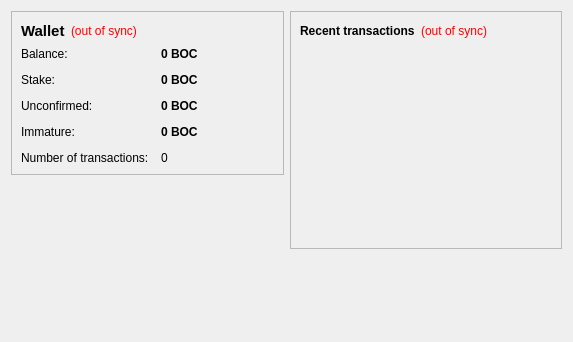
<?xml version="1.0" encoding="UTF-8"?>
<ui version="4.0">
 <class>OverviewPage</class>
 <widget class="QWidget" name="OverviewPage">
  <property name="geometry">
   <rect>
    <x>0</x>
    <y>0</y>
    <width>573</width>
    <height>342</height>
   </rect>
  </property>
  <property name="windowTitle">
   <string>Form</string>
  </property>
  <layout class="QHBoxLayout" name="horizontalLayout" stretch="1,1">
   <item>
    <layout class="QVBoxLayout" name="verticalLayout_2">
     <item>
      <widget class="QFrame" name="frame">
       <property name="frameShape">
        <enum>QFrame::StyledPanel</enum>
       </property>
       <property name="frameShadow">
        <enum>QFrame::Raised</enum>
       </property>
       <layout class="QVBoxLayout" name="verticalLayout_4">
        <item>
         <layout class="QHBoxLayout" name="horizontalLayout_4">
          <item>
           <widget class="QLabel" name="label_5">
            <property name="font">
             <font>
              <pointsize>11</pointsize>
              <weight>75</weight>
              <bold>true</bold>
             </font>
            </property>
            <property name="text">
             <string>Wallet</string>
            </property>
           </widget>
          </item>
          <item>
           <widget class="QLabel" name="labelWalletStatus">
            <property name="toolTip">
             <string>The displayed information may be out of date. Your wallet automatically synchronizes with the Guinea network after a connection is established, but this process has not completed yet.</string>
            </property>
            <property name="styleSheet">
             <string notr="true">QLabel { color: red; }</string>
            </property>
            <property name="text">
             <string notr="true">(out of sync)</string>
            </property>
            <property name="alignment">
             <set>Qt::AlignLeading|Qt::AlignLeft|Qt::AlignVCenter</set>
            </property>
           </widget>
          </item>
          <item>
           <spacer name="horizontalSpacer_2">
            <property name="orientation">
             <enum>Qt::Horizontal</enum>
            </property>
            <property name="sizeHint" stdset="0">
             <size>
              <width>40</width>
              <height>20</height>
             </size>
            </property>
           </spacer>
          </item>
         </layout>
        </item>
        <item>
         <layout class="QFormLayout" name="formLayout_2">
          <property name="fieldGrowthPolicy">
           <enum>QFormLayout::AllNonFixedFieldsGrow</enum>
          </property>
          <property name="horizontalSpacing">
           <number>12</number>
          </property>
          <property name="verticalSpacing">
           <number>12</number>
          </property>
          <item row="0" column="0">
           <widget class="QLabel" name="label">
            <property name="text">
             <string>Balance:</string>
            </property>
           </widget>
          </item>
          <item row="0" column="1">
           <widget class="QLabel" name="labelBalance">
            <property name="font">
             <font>
              <weight>75</weight>
              <bold>true</bold>
             </font>
            </property>
            <property name="cursor">
             <cursorShape>IBeamCursor</cursorShape>
            </property>
            <property name="toolTip">
             <string>Your current balance</string>
            </property>
            <property name="text">
             <string notr="true">0 BOC</string>
            </property>
            <property name="textInteractionFlags">
             <set>Qt::LinksAccessibleByMouse|Qt::TextSelectableByKeyboard|Qt::TextSelectableByMouse</set>
            </property>
           </widget>
          </item>
          <item row="1" column="0">
           <widget class="QLabel" name="label_6">
            <property name="text">
             <string>Stake:</string>
            </property>
           </widget>
          </item>
          <item row="1" column="1">
           <widget class="QLabel" name="labelStake">
            <property name="font">
             <font>
              <weight>75</weight>
              <bold>true</bold>
             </font>
            </property>
            <property name="cursor">
             <cursorShape>IBeamCursor</cursorShape>
            </property>
            <property name="toolTip">
             <string>Total of coins that was staked, and do not yet count toward the current balance</string>
            </property>
            <property name="text">
             <string notr="true">0 BOC</string>
            </property>
            <property name="textInteractionFlags">
             <set>Qt::LinksAccessibleByMouse|Qt::TextSelectableByKeyboard|Qt::TextSelectableByMouse</set>
            </property>
           </widget>
          </item>
          <item row="2" column="0">
           <widget class="QLabel" name="label_3">
            <property name="text">
             <string>Unconfirmed:</string>
            </property>
           </widget>
          </item>
          <item row="2" column="1">
           <widget class="QLabel" name="labelUnconfirmed">
            <property name="font">
             <font>
              <weight>75</weight>
              <bold>true</bold>
             </font>
            </property>
            <property name="cursor">
             <cursorShape>IBeamCursor</cursorShape>
            </property>
            <property name="toolTip">
             <string>Total of transactions that have yet to be confirmed, and do not yet count toward the current balance</string>
            </property>
            <property name="text">
             <string notr="true">0 BOC</string>
            </property>
            <property name="textInteractionFlags">
             <set>Qt::LinksAccessibleByMouse|Qt::TextSelectableByKeyboard|Qt::TextSelectableByMouse</set>
            </property>
           </widget>
          </item>
          <item row="3" column="0">
           <widget class="QLabel" name="labelImmatureText">
            <property name="text">
             <string>Immature:</string>
            </property>
           </widget>
          </item>
          <item row="3" column="1">
           <widget class="QLabel" name="labelImmature">
            <property name="font">
             <font>
              <weight>75</weight>
              <bold>true</bold>
             </font>
            </property>
            <property name="toolTip">
             <string>Mined balance that has not yet matured</string>
            </property>
            <property name="text">
             <string notr="true">0 BOC</string>
            </property>
            <property name="textInteractionFlags">
             <set>Qt::LinksAccessibleByMouse|Qt::TextSelectableByKeyboard|Qt::TextSelectableByMouse</set>
            </property>
           </widget>
          </item>
          <item row="4" column="0">
           <widget class="QLabel" name="label_2">
            <property name="text">
             <string>Number of transactions:</string>
            </property>
           </widget>
          </item>
          <item row="4" column="1">
           <widget class="QLabel" name="labelNumTransactions">
            <property name="toolTip">
             <string>Total number of transactions in wallet</string>
            </property>
            <property name="text">
             <string notr="true">0</string>
            </property>
           </widget>
          </item>
         </layout>
        </item>
       </layout>
      </widget>
     </item>
     <item>
      <widget class="QLabel" name="label_wallet_bgcoin">
       <property name="text">
        <string/>
       </property>
       <property name="pixmap">
        <pixmap resource="../Guinea.qrc">:/images/wallet_bgcoin</pixmap>
       </property>
      </widget>
     </item>
     <item>
      <spacer name="verticalSpacer">
       <property name="orientation">
        <enum>Qt::Vertical</enum>
       </property>
       <property name="sizeHint" stdset="0">
        <size>
         <width>20</width>
         <height>40</height>
        </size>
       </property>
      </spacer>
     </item>
    </layout>
   </item>
   <item>
    <layout class="QVBoxLayout" name="verticalLayout_3">
     <item>
      <widget class="QFrame" name="frame_2">
       <property name="frameShape">
        <enum>QFrame::StyledPanel</enum>
       </property>
       <property name="frameShadow">
        <enum>QFrame::Raised</enum>
       </property>
       <layout class="QVBoxLayout" name="verticalLayout">
        <item>
         <layout class="QHBoxLayout" name="horizontalLayout_2">
          <item>
           <widget class="QLabel" name="label_4">
            <property name="text">
             <string>&lt;b&gt;Recent transactions&lt;/b&gt;</string>
            </property>
           </widget>
          </item>
          <item>
           <widget class="QLabel" name="labelTransactionsStatus">
            <property name="toolTip">
             <string>The displayed information may be out of date. Your wallet automatically synchronizes with the Guinea network after a connection is established, but this process has not completed yet.</string>
            </property>
            <property name="styleSheet">
             <string notr="true">QLabel { color: red; }</string>
            </property>
            <property name="text">
             <string notr="true">(out of sync)</string>
            </property>
            <property name="alignment">
             <set>Qt::AlignRight|Qt::AlignTrailing|Qt::AlignVCenter</set>
            </property>
           </widget>
          </item>
          <item>
           <spacer name="horizontalSpacer">
            <property name="orientation">
             <enum>Qt::Horizontal</enum>
            </property>
            <property name="sizeHint" stdset="0">
             <size>
              <width>40</width>
              <height>20</height>
             </size>
            </property>
           </spacer>
          </item>
         </layout>
        </item>
        <item>
         <widget class="QListView" name="listTransactions">
          <property name="styleSheet">
           <string notr="true">QListView { background: transparent; }</string>
          </property>
          <property name="frameShape">
           <enum>QFrame::NoFrame</enum>
          </property>
          <property name="verticalScrollBarPolicy">
           <enum>Qt::ScrollBarAlwaysOff</enum>
          </property>
          <property name="horizontalScrollBarPolicy">
           <enum>Qt::ScrollBarAlwaysOff</enum>
          </property>
          <property name="selectionMode">
           <enum>QAbstractItemView::NoSelection</enum>
          </property>
         </widget>
        </item>
       </layout>
      </widget>
     </item>
     <item>
      <widget class="QLabel" name="label_Guinea_Intro">
       <property name="text">
        <string></string>
       </property>
      </widget>
     </item>
     <item>
      <spacer name="verticalSpacer_2">
       <property name="orientation">
        <enum>Qt::Vertical</enum>
       </property>
       <property name="sizeHint" stdset="0">
        <size>
         <width>20</width>
         <height>40</height>
        </size>
       </property>
      </spacer>
     </item>
    </layout>
   </item>
  </layout>
 </widget>
 <resources>
  <include location="../Guinea.qrc"/>
 </resources>
 <connections/>
</ui>
